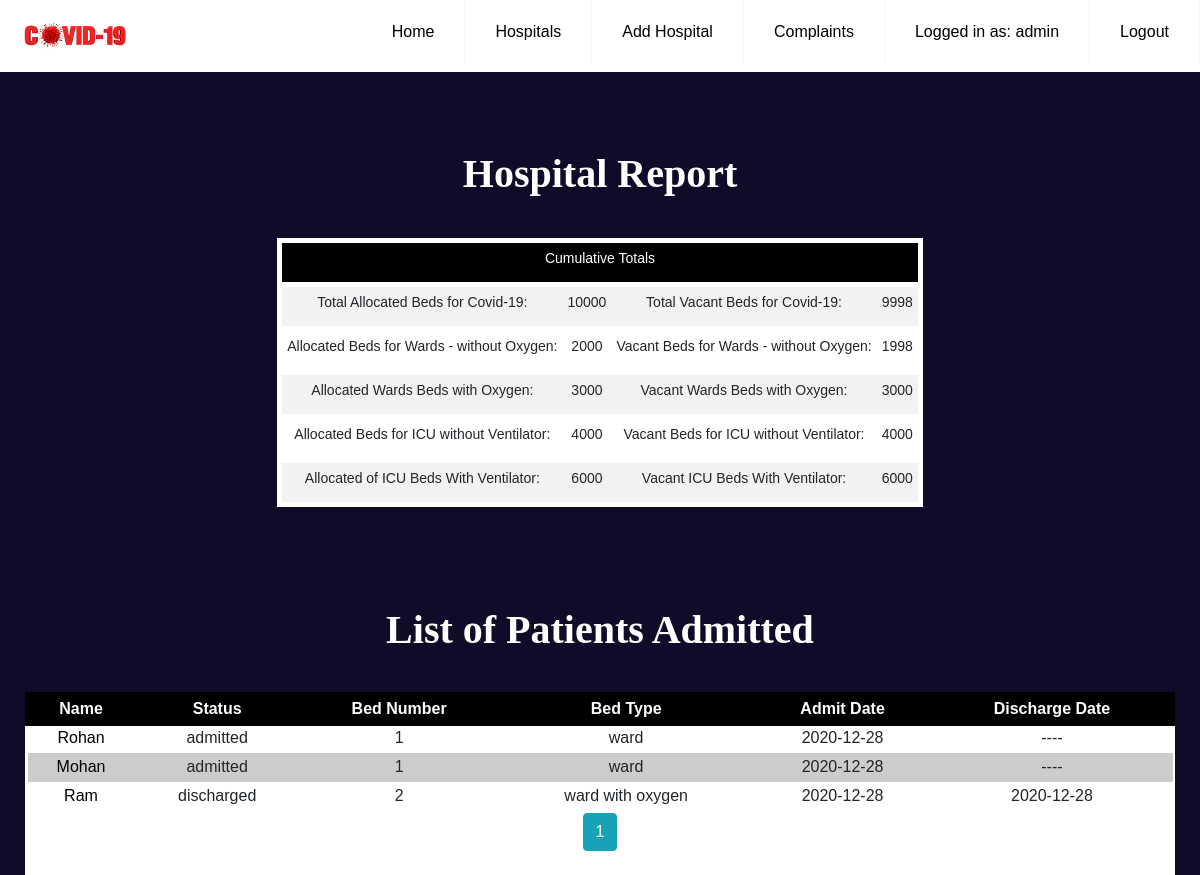
/patients?current_hospital=2 (signed in), run on the app's committed database.
### models.py (models this page shows, shortened)
class User(UserMixin, db.Model):
    __tablename__ = "user"
    id = db.Column(db.Integer, primary_key=True)
    name = db.Column(db.String(100), index=True, unique=True)
    password_hash = db.Column(db.String(128))
    role = db.Column(db.String(20))
    hospital_id = db.Column(db.Integer, db.ForeignKey('hospital.id'))

class Hospital(db.Model):
    __tablename__ = "hospital"
    id = db.Column(db.Integer, primary_key=True)
    name = db.Column(db.String(100), nullable=False)
    area = db.Column(db.String(100), nullable=False)
    district = db.Column(db.String(100), nullable=False)
    state = db.Column(db.String(100), nullable=False)
    phone = db.Column(db.Integer, nullable=False)
    total_beds = db.Column(db.Integer, nullable=False)
    available_beds = db.Column(db.Integer, nullable=False)
    total_ward_beds = db.Column(db.Integer, nullable=False)
    available_ward_beds = db.Column(db.Integer, nullable=False)
    total_ward_beds_with_oxygen = db.Column(db.Integer, nullable=False)
    available_ward_beds_with_oxygen = db.Column(db.Integer, nullable=False)
    total_icu_beds = db.Column(db.Integer, nullable=False)
    available_icu_beds = db.Column(db.Integer, nullable=False)
    total_icu_beds_with_oxygen = db.Column(db.Integer, nullable=False)
    available_icu_beds_with_oxygen = db.Column(db.Integer, nullable=False)
    beds = db.relationship('Bed', backref='hospital', lazy=True)
    users = db.relationship('User', backref='hospital', lazy=True)
    doctors = db.relationship('Doctor', backref='hospital', lazy=True)
    def __repr__(self):
        return f"name: {self.name}\navailable beds: {self.available_beds}\n"

class Patient(db.Model):
    __tablename__ = "patient"
    id = db.Column(db.Integer, primary_key=True)
    name = db.Column(db.String(100), nullable=False)
    age = db.Column(db.Integer, nullable=False)
    gender = db.Column(db.String(10), nullable=False)
    status = db.Column(db.String(10), nullable=False)
    admit_date = db.Column(db.DateTime, nullable=False, default=datetime.utcnow)
    discharge_date = db.Column(db.DateTime, nullable=True)
    phone = db.Column(db.Integer, nullable=False)
    address = db.Column(db.Text, nullable=False)
    blood_group = db.Column(db.String(20), nullable=False)
    bed_id = db.Column(db.Integer, db.ForeignKey('bed.id', ondelete='CASCADE'), nullable=False)
    doctor_id = db.Column(db.Integer, db.ForeignKey('doctor.id'), nullable=False)

class Bed(db.Model):
    __tablename__ = "bed"
    id = db.Column(db.Integer, primary_key=True)
    bed_number = db.Column(db.Integer, nullable=False)
    bed_type = db.Column(db.String(100), nullable=False)
    cost = db.Column(db.Integer, nullable=False)
    hospital_id = db.Column(db.Integer, db.ForeignKey('hospital.id', ondelete='CASCADE'), nullable=False)
    patients = db.relationship('Patient', backref='bed', lazy=True)

### app.py (the view)
@app.route('/patients')
@login_required
def patient_list():
    current_hospital = request.args.get('current_hospital', type=int)
    if current_hospital:
        hospital = Hospital.query.get_or_404(current_hospital)
        print('queried hospital')
        print(hospital)
    else:
        hospital = current_user.hospital
        print('logged user')
        print(hospital)
    page = request.args.get('page', 1, type=int)
    patients = Patient.query.join(Bed).filter(Bed.id==Patient.bed_id).join(Hospital).filter(Bed.hospital_id==Hospital.id, Hospital.id==hospital.id).order_by(Patient.admit_date.desc()).paginate(per_page=10, page=page)
    return render_template('patient.html', patients=patients, hospital=hospital)

### models.py (called while the page is built)
@login.user_loader
def load_user(id):
    return User.query.get(int(id))

### templates/patient.html (shortened to what this page needs)
{% extends "base.html" %}
{% block navbar %}
	<li><a href="{{ url_for('hospital') }}">Hospitals</a></li>
		{% if current_user.is_authenticated %}
			{% if current_user.role == "admin" %}
				<li><a href="{{ url_for('addhospital') }}">Add Hospital</a></li>
				<li><a href="{{ url_for('complaint') }}">Complaints</a></li>
				<li><a href="#">Logged in as: {{current_user.name}}</a></li>
			{% endif %}
			<li><a href="{{ url_for('logout') }}">Logout</a></li>
		{% endif %}
{% endblock navbar %}
{% block content %}
<div class="table__header">
	<div class="table__wrapper">
		<h1 class="label__head">Hospital Report</h1>
		<table class="table__content">
			<tr>
				<td colspan="4" class="report__head">
					<label>Cumulative Totals </label>
				</td>
			</tr>
			<tr>
				<td>
					<label>Total Allocated Beds for Covid-19: </label>
				</td>
				<td >
					<label>{{ hospital.total_beds }}</label>
				</td>
				<td>
					<label>Total Vacant Beds for Covid-19: </label>
				</td>
				<td>
					<label>{{ hospital.available_beds }}</label>
				</td>
			</tr>
			<tr>
				<td>
					<label>Allocated Beds for Wards - without Oxygen: </label>
				</td>
				<td>
					<label>{{ hospital.total_ward_beds }}</label>
				</td>
				<td>
					<label>Vacant Beds for Wards - without Oxygen: </label>
				</td>
				<td>
					<label>{{ hospital.available_ward_beds }}</label>
				</td>
			</tr>
			<tr>
				<td>
					<label>Allocated Wards Beds with Oxygen: </label>
				</td>
				<td>
					<label>{{ hospital.total_ward_beds_with_oxygen }} </label>
				</td>
				<td>
					<label>Vacant Wards Beds with Oxygen: </label>
				</td>
				<td>
					<label>{{ hospital.available_ward_beds_with_oxygen }}</label>
				</td>
			</tr>
			<tr>
				<td>
					<label>Allocated Beds for ICU without Ventilator: </label>
				</td>
				<td>
					<label>{{ hospital.total_icu_beds }}</label>
				</td>
				<td>
					<label>Vacant Beds for ICU without Ventilator: </label>
				</td>
				<td>
					<label>{{ hospital.available_icu_beds }}</label>
				</td>
			</tr>
			<tr>
				<td>
					<label>Allocated of ICU Beds With Ventilator: </label>
				</td>
				<td>
					<label>{{ hospital.total_icu_beds_with_oxygen }}</label>
				</td>
				<td>
					<label>Vacant ICU Beds With Ventilator: </label>
				</td>
				<td>
					<label>{{ hospital.available_icu_beds_with_oxygen }}</label>
				</td>
			</tr>
		</table>
	</div>
</div>
<div class="patient__header" id="tableview">
	<label class="label__head">List of Patients Admitted</label></br></br>
	<div class="patient__wrapper">
		<table class="table__box">
  <thead>
    <tr>
      <th class="th-sm">Name
      </th>
      <th class="th-sm">Status
      </th>
      <th class="th-sm">Bed Number
      </th>
      <th class="th-sm">Bed Type
      </th>
      <th class="th-sm">Admit Date
      </th>
      <th class="th-sm">Discharge Date
      </th>
    </tr>
  </thead>
  <tbody>
  {% for patient in patients.items %}
    <tr>
      <td><a href="{{ url_for('patient_profile', patient_id=patient.id) }}">{{ patient.name }}</a></td>
      <td>{{ patient.status }}</td>
      <td>{{ patient.bed.bed_number }}</td>
      <td>{{ patient.bed.bed_type }}</td>
      <td>{{ patient.admit_date.strftime('%Y-%m-%d') }}</td>
        {% if patient.discharge_date %}
            <td>{{ patient.discharge_date.strftime('%Y-%m-%d') }}</td>
        {% else %}
            <td>----</td>
        {% endif %}
    </tr>
  {% endfor %}
  </tbody>
</table>
        {% for page_num in patients.iter_pages(left_edge=1, right_edge=1, left_current=1, right_current=2) %}
        {% if page_num %}
            {% if patients.page == page_num %}
                <a class="btn btn-info mb-4" href="{{ url_for('patient_list', page=page_num) }}">{{ page_num }}</a>
            {% else %}
                <a class="btn btn-outline-info mb-4" href="{{ url_for('patient_list', page=page_num) }}">{{ page_num }}</a>
            {% endif %}
        {% else %}
            ...
        {% endif %}
    {% endfor %}
	</div>
</div>
{% endblock content %}

### static/css/home.css (style rules this page uses)
* { box-sizing: border-box; padding: 0; margin: 0; font-family: Verdana, Geneva, Tahoma, sans-serif; }
.navbar__main a { color: #000; }
.navbar__main .header li a { display: block; padding: 20px 20px; border-right: 1px solid #f4f4f4; text-decoration: none; }
@media (min-width: 1000px) { .navbar__main .header li { float: left; } }
@media (min-width: 1000px) { .navbar__main .header li a { padding: 20px 30px; } }
.table__header { padding: 100px; padding-bottom: 0; text-align: center; }
.table__header .table__wrapper { display: flex; flex-direction: column; justify-content: center; }
.table__header .table__content { margin-left: auto; margin-right: auto; margin-top: 20px; text-align: center; }
.table__header .table__content tr { border: 5px solid white; }
.table__header .table__content td { border: transparent; }
.table__header td,.table__header tr { border: 2px solid black; font-size: 14px; }
.table__header td { padding: 5px; }
.patient__header { text-align: center; }
.patient__header .patient__wrapper { margin-right: 25px; margin-left: 25px; background: white; }
.patient__header .table__box { width: 100%; text-align: center; }
.patient__header th { border: 5px solid black; background: black; color: white; font-size: 16px; }
.patient__header tr { border: 5px solid white; }
.patient__header td { border: 5px solid transparent; }
.patient__header td a { color: black; }
.patient__header tr:nth-child(even) { background: #CCC }
.patient__header tr:nth-child(odd) { background: #FFF }
.patient__header .label__head { font-size: 40px; color: white; font-weight: bold; font-family: "Times New Roman", Times, serif; }
.table__header { height: 600px; }
body { width:100%; background: #0f0c29 !important; background: -webkit-linear-gradient(to right, #24243e, #302b63, #0f0c29); background: linear-gradient(to right, #24243e, #302b63, #0f0c29); }
.table__header .report__head { background-color: black; color: white; }
.table__header tr:nth-child(even) { background-color: #f2f2f2; }
.table__header tr:nth-child(odd) { background-color:white; }
.table__header .table__wrapper { padding-top: 50px; }
.table__header .label__head { font-size: 40px; color: white; font-weight: bold; font-family: "Times New Roman", Times, serif; text-align: center; padding-bottom: 20px; }

### static/css/main.css (style rules this page uses)
.wrapper__main body, h1, h2, h3, h4, h5, h6, blockquote, p, pre, dl, dd, ol, ul, figure, hr, fieldset, legend { margin: 0; padding: 0; }

### data on the page
User: name "admin"
Hospital: total_beds "10000", available_beds "9998", total_ward_beds "2000", available_ward_beds "1998", total_ward_beds_with_oxygen "3000", available_ward_beds_with_oxygen "3000", total_icu_beds "4000", available_icu_beds "4000", total_icu_beds_with_oxygen "6000", available_icu_beds_with_oxygen "6000"
Patient: name "Rohan", status "admitted", bed.bed_number "1", bed.bed_type "ward", admit_date "2020-12-28"
Patient: name "Mohan", status "admitted", bed.bed_number "1", bed.bed_type "ward", admit_date "2020-12-28"
Patient: name "Ram", status "discharged", bed.bed_number "2", bed.bed_type "ward with oxygen", admit_date "2020-12-28", discharge_date "2020-12-28"

### other printed values
{{ page_num }} "1"
